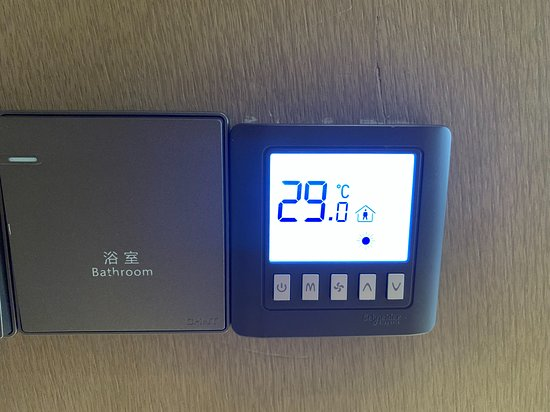
#> input picture 1.入门/Step5.OpenCV高级项目/digits.jpg, 550 x 412 px
$ python recognize_digits.py
#> lines starting #> are read from the running program, lines starting #| are printed output that depends on the picture; after the words box and inside, x2 and y2 are one past the last pixel; in counts of white or black regions, pixels touching at a corner belong together
### imutils/transform.py
import cv2
import numpy as np

def order_points(pts):
    rect = np.zeros((4, 2), dtype=np.float32)

    # 和最小是左上，和最大是右下
    s = pts.sum(axis=1)
    rect[0] = pts[np.argmin(s)]
    rect[2] = pts[np.argmax(s)]

    # 差最小是右上，差最大是左下
    diff = np.diff(pts, axis=1)
    rect[1] = pts[np.argmin(diff)]
    rect[3] = pts[np.argmax(diff)]

    # [左上， 右上， 右下， 左下]
    return rect

def four_point_transform(image, pts):
    rect = order_points(pts)
    tl, tr, br, bl = rect

    widthA = np.sqrt((tr[0] - tl[0]) ** 2 + (tr[1] - tl[1]) ** 2)
    widthB = np.sqrt((br[0] - bl[0]) ** 2 + (br[1] - bl[1]) ** 2)
    maxWidth = round(max(widthA, widthB).item())

    heightA = np.sqrt((bl[0] - tl[0]) ** 2 + (bl[1] - tl[1]) ** 2)
    heightB = np.sqrt((br[0] - tr[0]) ** 2 + (br[1] - tr[1]) ** 2)
    maxHeight = round(max(heightA, heightB).item())

    dst = np.array([
        (0, 0),
        (maxWidth - 1, 0),
        (maxWidth - 1, maxHeight - 1),
        (0, maxHeight - 1)
    ], dtype=np.float32)

    M = cv2.getPerspectiveTransform(rect, dst)
    warped = cv2.warpPerspective(image, M, (maxWidth, maxHeight))

    return warped

### 1.入门/Step5.OpenCV高级项目/recognize_digits.py
import os, sys
os.environ["DISPLAY"] = "windows:0"
sys.path.append("../..")

import numpy as np
import cv2
from matplotlib import pyplot as plt
plt.switch_backend('GTK3Agg')

import imutils
from imutils.transform import four_point_transform
from imutils.contours import sort_contours

image = cv2.imread("digits.jpg")
#> image is the input picture: shape (412, 550, 3); mean B, G, R 106, 104.8, 106.2
image = imutils.resize(image, height=500)
#> image: shape (500, 667, 3)

gray = cv2.cvtColor(image, cv2.COLOR_BGR2GRAY)
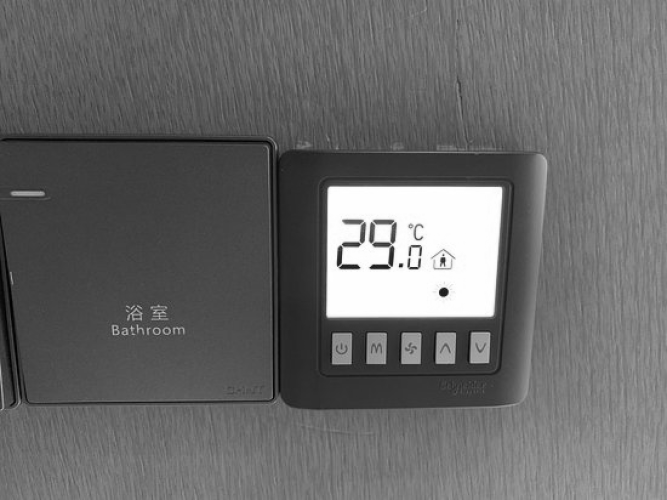
#> gray: shape (500, 667); min 0, max 255, mean 105.3
blurred = cv2.GaussianBlur(gray, (5, 5), 0)
edged = cv2.Canny(blurred, 50, 200)
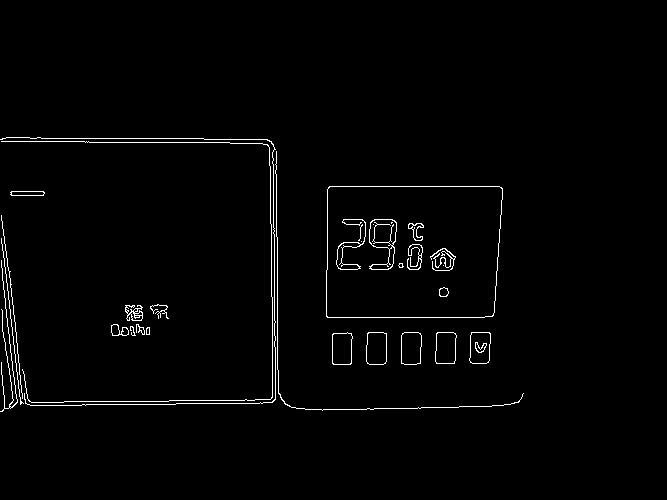
#> edged: shape (500, 667); 1.6% white in thin lines or dots, all inside (x1, y1, x2, y2) = (0, 137, 524, 412)

plt.subplot(2, 2, 1)
plt.imshow(image[..., (2, 1, 0)])
plt.title("Original")
plt.subplot(2, 2, 2)
plt.imshow(gray, cmap='gray')
plt.title("Gray")
plt.subplot(2, 2, 3)
plt.imshow(blurred, cmap='gray')
plt.title("Blurred")
plt.subplot(2, 2, 4)
plt.imshow(edged, cmap='gray')
plt.title("Edged")
plt.show()
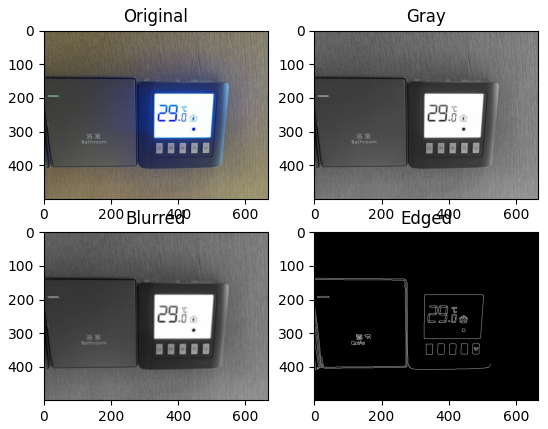
#> figure drawn by matplotlib, 4 panels

cnts, hier = cv2.findContours(edged, cv2.RETR_EXTERNAL, cv2.CHAIN_APPROX_SIMPLE)
#> cnts = 19 contours, 8 with area under 20; largest, box (x1, y1, x2, y2) and area: (326, 186, 503, 318) 22414, (366, 332, 387, 365) 616, (401, 332, 422, 365) 608, (435, 332, 457, 364) 598, (469, 332, 491, 364) 595
cnts = sorted(cnts, key=cv2.contourArea, reverse=True)

# 找到显示屏
for cnt in cnts:
    peri = cv2.arcLength(cnt, True)
    approx = cv2.approxPolyDP(cnt, .02 * peri, True)
    if len(approx) == 4:
        displayCnt = cnt
        break
#> this loop made 1 pass
#> (peri, approx) on pass 1: (604, [[328, 187], [327, 317], [493, 315], [501, 187]])

# 透视变换
warped = four_point_transform(gray, displayCnt.squeeze())
#> in order_points, `s = pts.sum(axis=1)`: s = 34 values, max 808 at index 10, min 515 at index 0, mean 708.4
#> in order_points, `diff = np.diff(pts, axis=1)`: diff = 34 values, max -10 at index 6, min -314 at index 30, mean -205.1
#> in four_point_transform, `rect = order_points(pts)`: rect = [[329, 186], [502, 188], [492, 316], [326, 316]]
#> in four_point_transform, `tl, tr, br, bl = rect`: tl = [329, 186]; tr = [502, 188]; br = [492, 316]; bl = [326, 316]
#> in four_point_transform, `widthA = np.sqrt((tr[0] - tl[0]) ** 2 + (tr[1] - tl[1]) ** 2)`: widthA = 173
#> in four_point_transform, `widthB = np.sqrt((br[0] - bl[0]) ** 2 + (br[1] - bl[1]) ** 2)`: widthB = 166
#> in four_point_transform, `maxWidth = round(max(widthA, widthB).item())`: maxWidth = 173
#> in four_point_transform, `heightA = np.sqrt((bl[0] - tl[0]) ** 2 + (bl[1] - tl[1]) ** 2)`: heightA = 130
#> in four_point_transform, `heightB = np.sqrt((br[0] - tr[0]) ** 2 + (br[1] - tr[1]) ** 2)`: heightB = 128.4
#> in four_point_transform, `maxHeight = round(max(heightA, heightB).item())`: maxHeight = 130
#> in four_point_transform, `dst = np.array([ (0, 0), (maxWidth - 1, 0), (maxWidth - 1, maxHeight -..`: dst = [[0, 0], [172, 0], [172, 129], [0, 129]]
#> in four_point_transform, `M = cv2.getPerspectiveTransform(rect, dst)`: M = [[0.9, 0.0208, -299.9], [-0.0101, 0.874, -159.3], [-7.84e-05, -0.000294, 1]]
#> in four_point_transform, `warped = cv2.warpPerspective(image, M, (maxWidth, maxHeight))`:
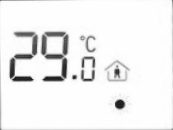
#> warped: shape (130, 173); min 26, max 255, mean 240.3
output = four_point_transform(image, displayCnt.squeeze())
#> in four_point_transform (call 2), `warped = cv2.warpPerspective(image, M, (maxWidth, maxHeight))`:
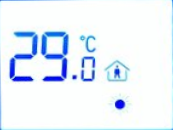
#> warped: shape (130, 173, 3); mean B, G, R 250.3, 241.9, 233.7
plt.subplot(2, 2, 1)
plt.imshow(warped, cmap='gray')
plt.title("Warped")

# 使用大津算法确定的阈值进行阈值化，将显示的内容凸显出来
ret, thresh = cv2.threshold(warped, 0, 255, cv2.THRESH_BINARY_INV | cv2.THRESH_OTSU)
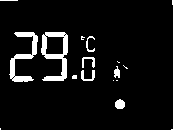
#> thresh: shape (130, 173); 6.5% white; 17 white regions (10 under 20 px), largest, box (x1, y1, x2, y2) and area: (41, 32, 68, 81) 578, (9, 32, 38, 82) 487, (115, 99, 125, 109) 80
#> ret = 174

# 使用形态学闭运算操作，让每个数字的各个区域连在一起
thresh = cv2.morphologyEx(thresh, cv2.MORPH_CLOSE, None)
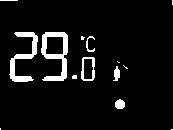
#> thresh: shape (130, 173); 6.6% white; 14 white regions (8 under 20 px)

cnts, hier = cv2.findContours(thresh, cv2.RETR_EXTERNAL, cv2.CHAIN_APPROX_SIMPLE)
#> cnts = 14 contours, 8 with area under 20; largest, box (x1, y1, x2, y2) and area: (41, 32, 68, 81) 778, (9, 32, 38, 82) 392, (81, 57, 95, 81) 276, (115, 99, 125, 109) 66, (113, 66, 120, 81) 50, (86, 36, 95, 52) 24
digitCnts = []
for cnt in cnts:
    x, y, w, h =  cv2.boundingRect(cnt)
    # 根据单个数字显示区域宽高比确定轮廓
    if 2 * w > h and 1.5 * w < h:
        digitCnts.append(np.array([(x, y), (x + w - 1, y), (x + w - 1, y + h - 1), (x, y + h - 1)]))
#> this loop made 14 passes
#> (x, y, w, h) on passes 3, 4, 5, 6, 8, 9, 10, 11, 12: (115, 99, 10, 10), (72, 75, 5, 4), (113, 66, 7, 15), (123, 65, 5, 4), (81, 57, 14, 24), (86, 36, 9, 16), (81, 36, 4, 4), (41, 32, 27, 49), (9, 32, 29, 50)
#> (cnt, x, y, w, h) on passes 1, 2, 7, 13, 14: ([[171, 129], [172, 129]], 171, 129, 2, 1), ([[0, 128], [0, 129]], 0, 128, 1, 2), ([[117, 61], [118, 62], [119, 62], [118, 62]], 117, 61, 3, 2), ([[172, 0], [172, 4]], 172, 0, 1, 5), ([[0, 0], [17, 0]], 0, 0, 18, 1)
#> after the loop, digitCnts = [[[81, 57], [94, 57], [94, 80], [81, 80]], [[86, 36], [94, 36], [94, 51], [86, 51]], [[41, 32], [67, 32], [67, 80], [41, 80]], [[9, 32], [37, 32], [37, 81], [9, 81]]]

# 将数字轮廓从左到右排列
digitCnts = sort_contours(digitCnts)
#> digitCnts = (([[9, 32], [37, 32], [37, 81], [9, 81]], [[41, 32], [67, 32], [67, 80], [41, 80]], [[81, 57], [94, 57], [94, 80], [81, 80]], [[86, 36], [94, 36], [94, 51], [86, 51]]), ((9, 32, 29, 50), (41, 32, 27, 49), (81, 57, 14, 24), (86, 36, 9, 16)))
# 展示数字轮廓
img_digits = output.copy()
#> (the run stopped early here; a loop or call above may not have finished)
